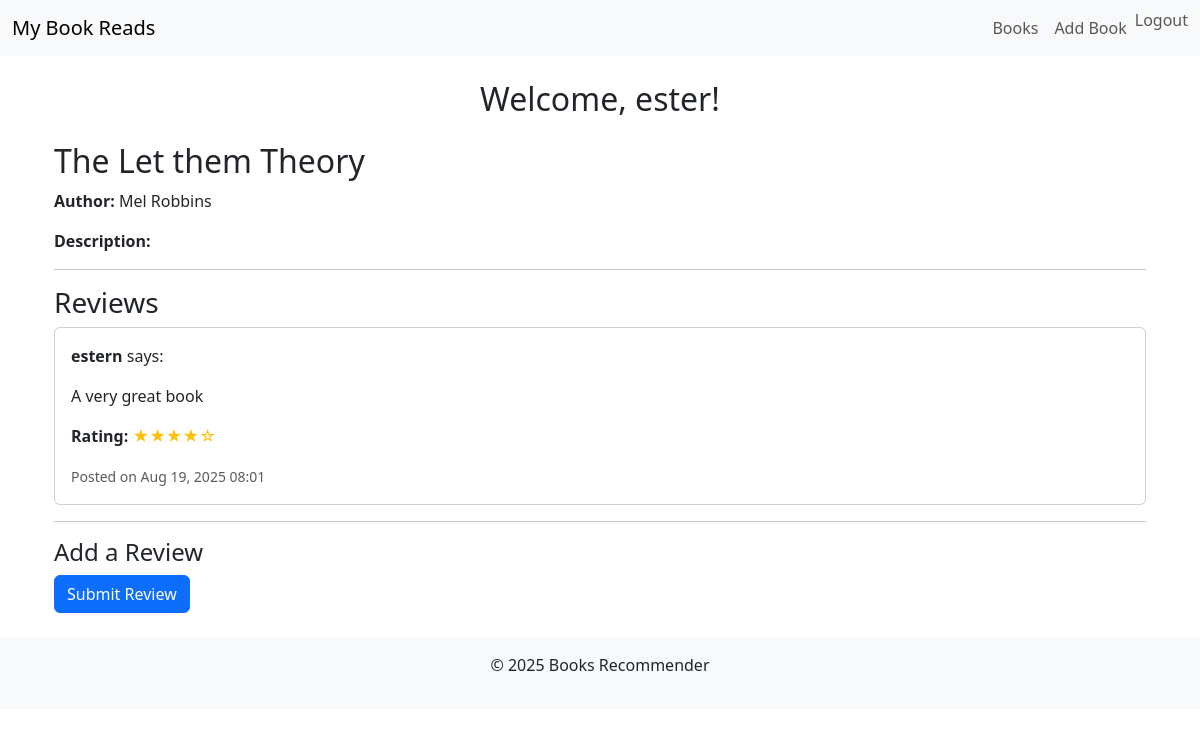
/books/3/ (signed in), run on the app's committed database.
### books/models.py (models this page shows, shortened)
class Book(models.Model):
    STATUS_CHOICES = (
        ('reading', 'Currently Reading'),
        ('completed', 'Completed'),
        ('want_to_read', 'Want to Read'),
    )
    user = models.ForeignKey(User, on_delete=models.CASCADE, related_name='books')
    title = models.CharField(max_length=255)
    author = models.CharField(max_length=255)
    isbn = models.CharField(max_length=13, db_index=True, blank=True)
    total_pages = models.PositiveIntegerField(null=True, blank=True)
    current_page = models.PositiveIntegerField(default=0)
    status = models.CharField(
        max_length=20,
        choices=STATUS_CHOICES,
        default='want_to_read'
    )
    date_added = models.DateTimeField(auto_now_add=True)
    last_updated = models.DateTimeField(auto_now=True)
    class Meta:
        ordering = ['-date_added']
        unique_together = ['user', 'title', 'author']
        verbose_name = 'Book'

class Review(models.Model):
    RATING_CHOICES = [
        (1, '★'),
        (2, '★★'),
        (3, '★★★'),
        (4, '★★★★'),
        (5, '★★★★★'),
    ]
    book= models.ForeignKey(Book, on_delete=models.CASCADE, related_name='reviews')
    user = models.ForeignKey(User, on_delete=models.CASCADE, related_name='reviews')
    rating = models.PositiveIntegerField(
        choices=RATING_CHOICES,
        validators=[MinValueValidator(1), MaxValueValidator(5)]
    )
    review = models.TextField(blank=True, null=True)
    created_at= models.DateTimeField(auto_now_add=True)
    def stars(self):
        return '★' * self.rating + '☆' * (5 - self.rating)
    class Meta:
        unique_together = ['book', 'user']
        ordering = ['-created_at']

### books/views.py (the view)
# urls.py: path("books/<int:pk>/", BookDetailView.as_view(), name="book_detail"),
class BookDetailView(DetailView):
    model = Book
    template_name = "books/book_detail.html"
    context_object_name = "book"
    def get_context_data(self, **kwargs):
        context = super().get_context_data(**kwargs)
        context['reviews'] = Review.objects.filter(book=self.object)
        return context
    def get_object(self, queryset=None):
        book = super().get_object(queryset)
        return book

### books/templates/books/book_detail.html (shortened to what this page needs)
{% extends "books/base.html" %}
{% block content %}
<div class="container mt-4">
    <h2>{{ book.title }}</h2>
    <p><strong>Author:</strong> {{ book.author }}</p>
    <p><strong>Description:</strong> {{ book.description }}</p>
    <hr>
    <h3>Reviews</h3>
    {% if book.reviews.exists %}
        {% for review in book.reviews.all %}
            <div class="card mb-2">
                <div class="card-body">
                    <p>
                        <strong>
                            {% if review.user %}
                                {{ review.user.username }}
                            {% else %}
                                Anonymous
                            {% endif %}
                        </strong> says:
                    </p>
                    <p>{{ review.review}}</p>
                  <p><strong>Rating:</strong> <span class="text-warning">{{ review.stars }}</span></p>
                    <small class="text-muted">Posted on {{ review.created_at|date:"M d, Y H:i" }}</small>
                </div>
            </div>
        {% endfor %}
    {% else %}
        <p>No reviews yet. Be the first to review this book!</p>
    {% endif %}
    {% if user.is_authenticated %}
        <hr>
        <h4>Add a Review</h4>
        <form method="post" action="{% url 'add_review' book.pk %}">
            <button type="submit" class="btn btn-primary">Submit Review</button>
        </form>
    {% else %}
        <p>
            <a href="{% url 'login' %}?next={{ request.path }}">Log in</a> to add a review.
        </p>
    {% endif %}
</div>
{% endblock %}

### books/templates/books/base.html (shortened to what this page needs)
<!DOCTYPE html>
<html lang="en">
<head>
    {% load static %}
    <link href="https://cdn.jsdelivr.net/npm/bootstrap@5.3.2/dist/css/bootstrap.min.css" rel="stylesheet">
    <link rel="stylesheet" href="{% static 'books/styles.css' %}">
</head>
<body>
    <nav class="navbar navbar-expand-lg navbar-light bg-light mb-4">
        <div class="container-fluid">
            <a class="navbar-brand" href="{% url 'book_list' %}">My Book Reads</a>
            <div class="collapse navbar-collapse" id="navbarNav">
                <ul class="navbar-nav ms-auto">
                    <li class="nav-item">
                        <a class="nav-link" href="{% url 'book_list' %}">Books</a>
                    </li>
                    {% if user.is_authenticated %}
                        <li class="nav-item">
                            <a class="nav-link" href="{% url 'book-add' %}">Add Book</a>
                        </li>
                        <li class="nav-item">
                            <form method="post" action="{% url 'logout' %}" class="d-inline">
                                <button type="submit" class="btn btn-link nav-link" style="padding:0;">Logout</button>
                            </form>
                        </li>
                    {% endif %}
                </ul>
            </div>
        </div>
    </nav>
{% if user.is_authenticated %}
    <h2 class="text-center mb-4">
        Welcome, {{ user.username }}!
    </h2>
{% else %}
    <h2 class="text-center mb-4">
        Welcome, Guest!
    </h2>
{% endif %}
    <main class="container">
        {% block content %}
        {% endblock %}
    </main>
    <footer class="bg-light text-center py-3 mt-4">
        <p>&copy; {{ year|default:2025 }} Books Recommender</p>
    </footer>
</body>
</html>

### data on the page
Book: title "The Let them Theory", author "Mel Robbins"
Review: user.username "estern", review "A very great book", stars "★★★★☆", created_at "Aug 19, 2025 08:01"

### other printed values
{{ user.username }} "ester"
{{ year|default:2025 }} "2025"
